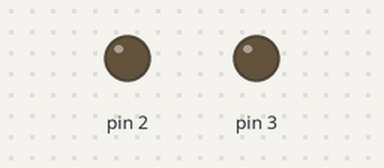
Simulated run of this sketch. Board: Arduino Uno, built with avr-gcc and run on an emulated ATmega328P. Shown: output pins drawn as LEDs (lit = HIGH). Dashed ring = blinking.

Above: at 0.1 s.
At 0.85 s:
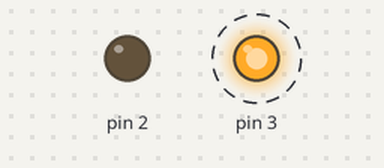
At 2.45 s:
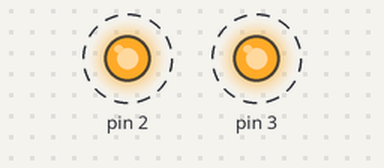
Timing chart, 0 to 3.0 s (numbered marks = the images above):
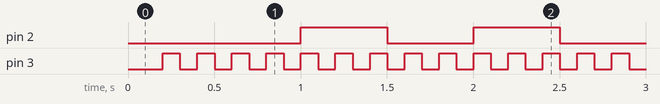

The sketch:

Blink_two_leds.ino
```cpp
bool t_1 = false; //Toggle flag for LED 1
bool t_2 = false; // Toggle flag for LED 2

#define INT_32_MAX 2147483647 //Maximum value a 32-bit integer can have

unsigned long interval_1 = 500; // interval 1 is 500ms -> corresponds to 1Hz
unsigned long interval_2 = 100; // interval 2 is 100ms -> corresponds to 5Hz
unsigned long prev_mili_1 = 0;
unsigned long prev_mili_2 = 0;

void setup() {
  pinMode(2,OUTPUT);
  pinMode(3,OUTPUT);
}

void loop() {
    unsigned long currentMillis = millis();
    //every 500ms this if statements should evaluate to true once. Using this system the main loop is not blocked for extended periods of time
    if ((currentMillis - prev_mili_1) >= interval_1 )
    {
        digitalWrite(2,t_1);
        t_1 = !t_1;
        prev_mili_1 = currentMillis;
    }
    //This inverval should evaluate to true once every 100ms
    if((currentMillis - prev_mili_2)  >= interval_2)
    {
        digitalWrite(3,t_2);
        t_2 = !t_2;
        prev_mili_2 = currentMillis;

    }

    if(millis() == INT_32_MAX ) //check if the timer is about to overflow
    {
    //resset the milisecond counter
        prev_mili_1 = 0;
        prev_mili_2 = 0;
    }
    delay(1);
}
```

Measured:
- by itself, pin 2: alternates HIGH for 0.50 s and LOW for 0.50 s
- by itself, pin 3: alternates HIGH for 0.10 s and LOW for 0.10 s
